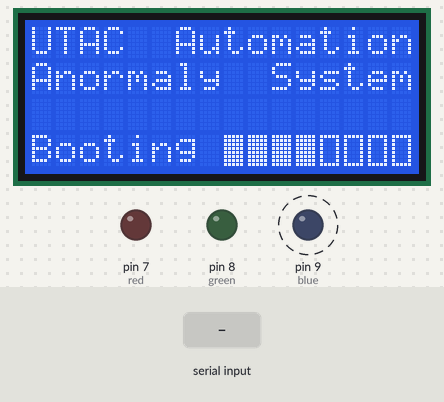
Bench run of a sketch on a simulated Arduino Uno, built with avr-gcc and run on an emulated ATmega328P. Parts: 16×4 character LCD, output pins drawn as LEDs (lit = HIGH). Dashed ring = blinking. The inputs (shaded band) are chosen by the test bench. What the sketch prints to the serial monitor is not drawn.

Above: at 1.08 s.
1.3 s: "IP\n" received over Serial
At 1.55 s:
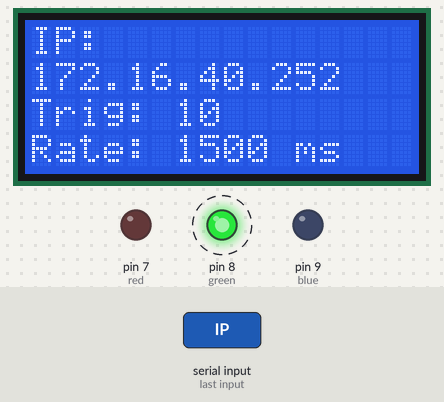
3.4 s: "90:45:200:10\n" received over Serial
At 3.51 s:
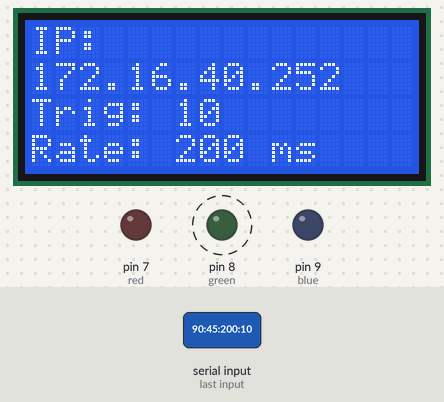
4.9 s: "Rate\n" received over Serial
At 20.3 s:
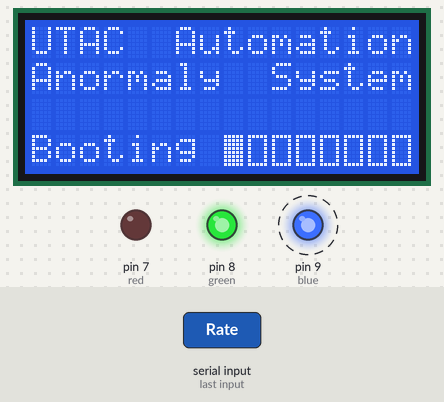
Timing chart, 0 to 22.1 s (numbered marks = the images above; inputs shaded):
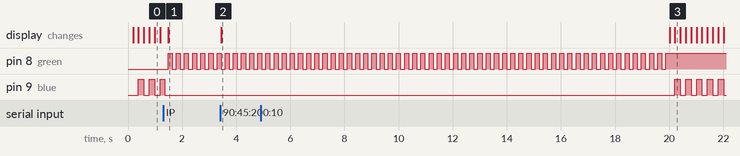

The sketch:

LCD.ino
```cpp
#include <Wire.h>
#include <LiquidCrystal_I2C.h>

// Set the LCD address to 0x27 for a 16 chars and 2 line display
LiquidCrystal_I2C lcd(0x27, 16, 4);

/*startCursor
 * Line 1 = 0,0
 * Line 2 = 0,1
 * line 3 = 16,0
 * line 4 = 16,1
*/

bool serialConnected = false;
bool alarmStatus = false;

String IP = "172.16.40.252";
int Rate = 1500;
int Trigger = 10;

bool runDispIp = false;
bool runDispAlarm = false;
bool stateLed = false;
unsigned long lastBlinkTime = 0;
unsigned long lastBlinkTimeLED = 0;
bool ip_displayed = false;
bool rate_displayed = false;
bool trigger_displayed = false;
String last_IP = "";
int last_Rate = 0;
int last_trigger = 0;
unsigned long prevTimeMessage = 0;


String Allkey = "";
int i=0;
String Key = "";
String Val = "";
String Val2 = "";
String Val3 = "";

#define red 7
#define green 8
#define blue 9

void setup()
{
  init_lcd();
  Serial.begin(115200);
  prevTimeMessage = millis();
  pinMode(red,OUTPUT);
  pinMode(green,OUTPUT);
  pinMode(blue,OUTPUT);
}

void loop()
{

  checkConnectSerial();

  digitalWrite(blue,false);

  if(alarmStatus)
  {
     ip_displayed = false;
     rate_displayed = false;
     trigger_displayed = false;
     if(runDispAlarm = false)
     {
       runDispIp = false;
       runDispAlarm = true;
       clearDisp();
       delay(10);
       clearDisp();
       lcd.backlight();
     }
     displayAlarm();
  }
  else
  {
     if(runDispIp = false)
     {
       runDispIp = true;
       runDispAlarm = false;
       clearDisp();
       delay(10);
       clearDisp();
       lcd.backlight();
     }
      dispIP();
      dispRate();
      dispTrigger();

  }
  blinkDisplay();
  blinkStatus();
}

void blinkStatus()
{
  if(!serialConnected)
  {
    digitalWrite(red,false);
    digitalWrite(green,false);
    return;
  }
  int pin = red;
  if(alarmStatus)
  {
    digitalWrite(green,false);
    digitalWrite(blue,false);
    pin = red;
  }
  else
  {
    digitalWrite(red,false);
    digitalWrite(blue,false);
    pin = green;
  }
  if(millis() - lastBlinkTimeLED >= 150)
  {
     lastBlinkTimeLED = millis();
     toggle_led(pin);
  }
}

void serialEvent()
{
  while (Serial.available())
  {
    prevTimeMessage = millis();
    serialConnected = true;
    char A = (char)Serial.read();

    if (A == '\n')
    {
      //stringComplete = true;
      if(Key == "IP")
      {
        IP = Val;
      }
      else if(Key == "Rate")
      {
        Rate = Val.toInt();
      }
      else if(Key == "Trig")
      {
        Trigger = Val.toInt();
      }
      else if(Key == "Alarm")
      {
        clearDisp();
        ip_displayed = false;
        rate_displayed = false;
        trigger_displayed = false;
        alarmStatus = Val == "true";
      }
      else
      {
        if(i==3)
        {
           alarmStatus = Key == "true";
           if(alarmStatus)
           {
                ip_displayed = false;
                rate_displayed = false;
           }
           Rate = Val.toInt();
           Trigger = Val2.toInt();
        }
        else if(i==4)
        {
           alarmStatus = Key == "true";
           if(alarmStatus)
           {
                ip_displayed = false;
                rate_displayed = false;
           }
           Rate = Val.toInt();
           Trigger = Val2.toInt();
           IP = Val3;
        }
      }
      Serial.println(Allkey);
      Key = "";
      Val = "";
      Val2 = "";
      Val3 = "";
      Allkey = "";
      i=0;
    }
    else
    {
      Allkey += A;
      if(String(A) == ":" || A == ':' )
      {
         i+=1;
      }
      else if(A !='\n' && A != '\r'!= (String(A) == ";" || A == ';'))
      {
          switch(i)
          {
            case 1:
              Key += A;
              break;
            case 2:
              Val += A;
              break;
            case 3:
              Val2 += A;
              break;
            case 4:
              Val3 += A;
              break;
          }
      }
    }
  }
}

/********************* Function *********************/


void init_lcd()
{
  byte customChar[] = {
                      B11111,
                      B11111,
                      B11111,
                      B11111,
                      B11111,
                      B11111,
                      B11111,
                      B11111
                    };
  byte customChar2[] = {
                          B11111,
                          B10001,
                          B10001,
                          B10001,
                          B10001,
                          B10001,
                          B10001,
                          B11111
                        };
  lcd.begin();
  lcd.createChar(0, customChar);
  lcd.createChar(1, customChar2);
}


void blinkDisplay()
{
  if(alarmStatus)
  {
    if(millis()-lastBlinkTime >150)
    {
        lastBlinkTime = millis();
        if(stateLed)
        {
          lcd.backlight();
          stateLed = false;
        }
        else
        {
          lcd.noBacklight();
          stateLed = true;
        }
    }
  }
  else
  {
     lcd.backlight();
     stateLed = false;
  }

}

void dispIP()
{

  lcd.backlight();
  if(!ip_displayed || (IP != last_IP))
  {
      lcd.setCursor(0,0);
      lcd.print("                ");
      lcd.setCursor(0,1);
      lcd.print("                ");


      lcd.setCursor(0,0);
      lcd.print("IP:");
      lcd.setCursor(0,1);
      lcd.print(IP);
      last_IP = IP;
      ip_displayed = true;
  }
}

void dispRate()
{
  lcd.backlight();
  if(!rate_displayed || (Rate != last_Rate))
  {
    lcd.setCursor(16,1);
    lcd.print("                ");

    lcd.setCursor(16,1);
    lcd.print("Rate: "+String(Rate)+" ms");
    last_Rate = Rate;
    rate_displayed = true;
  }
}

void dispTrigger()
{
  lcd.backlight();
  if(!trigger_displayed || (Trigger != last_trigger))
  {
    lcd.setCursor(16,0);
    lcd.print("                ");
    lcd.setCursor(16,0);
    lcd.print("                ");
    Serial.println("Trigger");
    lcd.setCursor(16,0);
    lcd.print("Trig: "+String(Trigger));
    last_trigger = Trigger;
    trigger_displayed = true;
  }
}

void displayAlarm()
{
  lcd.setCursor(0,1);
  lcd.print("  Stop Machine  ");
  lcd.setCursor(16,0);
  lcd.print(" From AI System ");
  lcd.setCursor(0,0);
  lcd.print("----------------");
  lcd.setCursor(16,1);
  lcd.print("----------------");
}

void toggle_led(int pin)
{
  digitalWrite(pin,!digitalRead(pin));
}
void checkConnectSerial()
{
  if(millis()- prevTimeMessage>15000)
  {
    serialConnected = false;
  }
  if(serialConnected)
  {
    return;
  }


  ip_displayed = false;
  rate_displayed = false;
  trigger_displayed = false;
  clearDisp();
  lcd.backlight();
  lcd.setCursor(0,0);
  lcd.print("UTAC  Automation");
  lcd.setCursor(0,1);
  lcd.print("Anormaly  System");
  lcd.setCursor(16,1);
  lcd.print("Booting ");
  int maxCount = 8;
  int count = -1;
  unsigned long prevTime = millis();
  int delayTime = 200;
  while(!serialConnected)
  {
    serialEvent();
    if(count == maxCount || count == -1)
    {
      lcd.setCursor(24,1);
      //lcd.print("         ");
      lcd.write(1);
      lcd.write(1);
      lcd.write(1);
      lcd.write(1);
      lcd.write(1);
      lcd.write(1);
      lcd.write(1);
      lcd.write(1);
      lcd.write(1);
      if(millis()-prevTime >=delayTime)
      {
        toggle_led(blue);
        prevTime = millis();
        count =0;
      }
    }
    else
    {
      lcd.setCursor(24+count,1);
      lcd.write(0);
      if(millis()-prevTime >=delayTime)
      {
        prevTime = millis();
        count +=1;
        toggle_led(blue);
      }
    }

    if(serialConnected)
    {
      clearDisp();
      return;
    }

  }
}

void clearDisp()
{
  lcd.setCursor(0,0);
  lcd.print("                ");
  lcd.setCursor(0,1);
  lcd.print("                ");
  lcd.setCursor(16,0);
  lcd.print("                ");
  lcd.setCursor(16,1);
  lcd.print("                ");
}
```

Measured:
- after the input at 1.3 s, pin 8 (green): alternates HIGH for 0.15 s and LOW for 0.15 s, starting after 0.18 s; pin 9 (blue): goes on until 1.4 s, then stays LOW; the display: changes after 0.18 s (image 1)
- after the input at 3.4 s, the display: changes at once (image 2)
- by itself, pin 9 (blue): alternates HIGH for 0.20 s and LOW for 0.20 s
